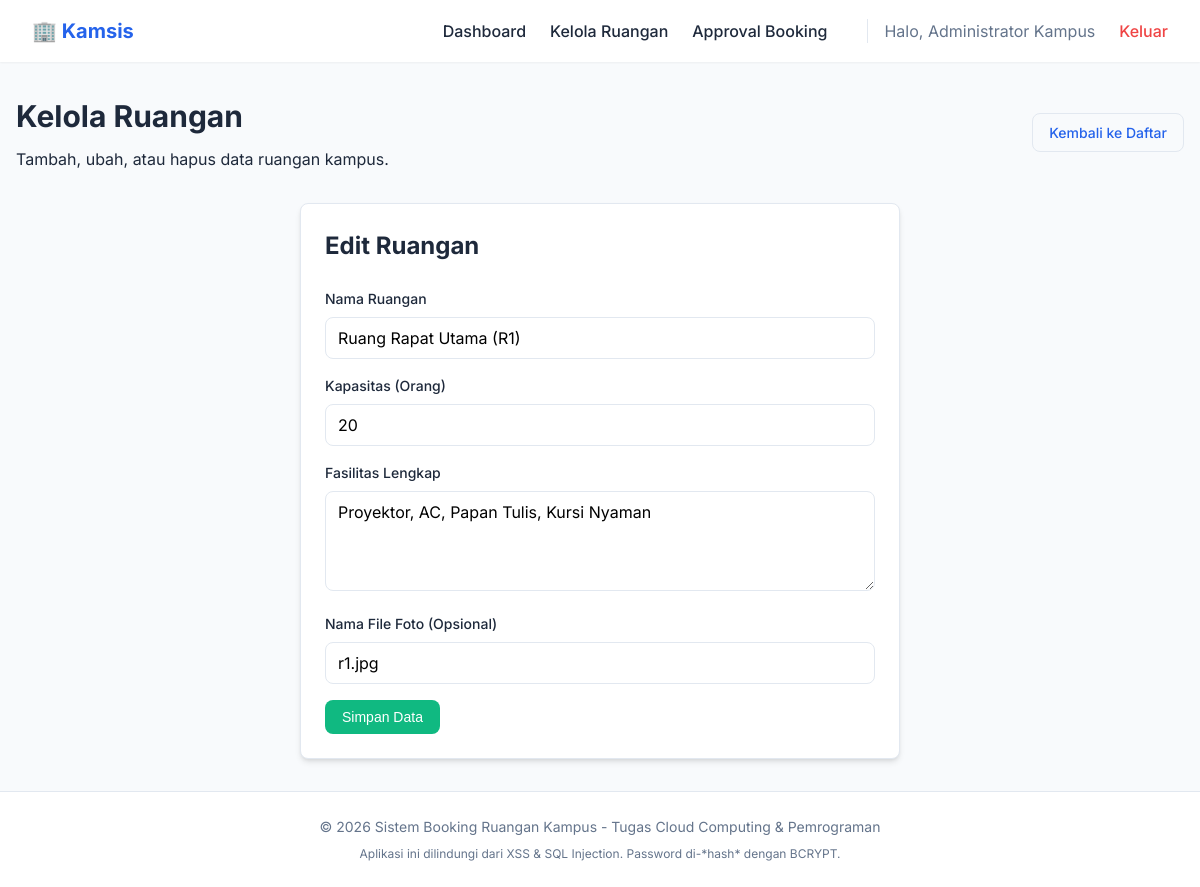
/admin/manage_rooms.php?action=edit&id=1 (signed in), run on the app's committed database.
### tables this page shows
CREATE TABLE IF NOT EXISTS rooms (
    id INT AUTO_INCREMENT PRIMARY KEY,
    nama_ruangan VARCHAR(100) NOT NULL,
    kapasitas INT NOT NULL,
    fasilitas TEXT NOT NULL,
    foto VARCHAR(255) DEFAULT NULL
);

### config/security.php (called while the page is built, shortened)
<?php
function escape($data) {
    return htmlspecialchars($data, ENT_QUOTES, 'UTF-8');
}
?>

### admin/manage_rooms.php (the view, shortened to what this page needs)
<?php
require_once '../config/database.php';
require_once '../config/security.php';
$action = $_GET['action'] ?? 'list';
require_once '../includes/header.php';
?>
<div style="display: flex; justify-content: space-between; align-items: center; margin-bottom: 2rem;">
    <div>
        <h1 class="page-title">Kelola Ruangan</h1>
        <p class="text-muted">Tambah, ubah, atau hapus data ruangan kampus.</p>
    </div>
    <?php if ($action === 'list'): ?>
        <a href="manage_rooms.php?action=add" class="btn btn-primary">+ Tambah Ruangan</a>
    <?php else: ?>
        <a href="manage_rooms.php" class="btn" style="border: 1px solid var(--border-color);">Kembali ke Daftar</a>
    <?php endif; ?>
</div>
<?php if ($action === 'list'): ?>
    <div class="card">
        <div class="table-responsive">
            <table class="table">
                <thead>
                    <tr>
                        <th>ID</th>
                        <th>Nama Ruangan</th>
                        <th>Kapasitas</th>
                        <th>Fasilitas</th>
                        <th>Aksi</th>
                    </tr>
                </thead>
                <tbody>
                    <?php
                    $rooms = $pdo->query("SELECT * FROM rooms ORDER BY id DESC")->fetchAll();
                    if (count($rooms) > 0):
                        foreach ($rooms as $r):
                    ?>
                        <tr>
                            <td><?= $r['id'] ?></td>
                            <td><?= escape($r['nama_ruangan']) ?></td>
                            <td><?= $r['kapasitas'] ?> Orang</td>
                            <td><?= escape($r['fasilitas']) ?></td>
                            <td>
                                <a href="manage_rooms.php?action=edit&id=<?= $r['id'] ?>" class="btn btn-sm btn-primary">Edit</a>
                                <a href="manage_rooms.php?action=delete&id=<?= $r['id'] ?>" class="btn btn-sm btn-danger" onclick="return confirm('Hapus ruangan ini secara permanen?');">Hapus</a>
                            </td>
                        </tr>
                    <?php
                        endforeach;
                    else: ?>
                        <tr><td colspan="5" style="text-align:center;">Belum ada ruangan yang didaftarkan.</td></tr>
                    <?php endif; ?>
                </tbody>
            </table>
        </div>
    </div>
<?php elseif ($action === 'add' || $action === 'edit'):
    $room = null;
    if ($action === 'edit') {
        $id = $_GET['id'] ?? 0;
        $stmt = $pdo->prepare("SELECT * FROM rooms WHERE id = ?");
        $stmt->execute([$id]);
        $room = $stmt->fetch();
    }
?>
    <div class="card" style="max-width: 600px; margin: 0 auto;">
        <h2><?= $action === 'add' ? 'Tambah Ruangan Baru' : 'Edit Ruangan' ?></h2>
        <form method="POST" action="manage_rooms.php?action=<?= $action ?>" style="margin-top: 1.5rem;">
            <div class="form-group">
                <label class="form-label">Nama Ruangan</label>
                <input type="text" name="nama_ruangan" class="form-control" required value="<?= $room ? escape($room['nama_ruangan']) : '' ?>">
            </div>
            <div class="form-group">
                <label class="form-label">Kapasitas (Orang)</label>
                <input type="number" name="kapasitas" class="form-control" required min="1" value="<?= $room ? escape($room['kapasitas']) : '' ?>">
            </div>
            <div class="form-group">
                <label class="form-label">Fasilitas Lengkap</label>
                <textarea name="fasilitas" class="form-control" required><?= $room ? escape($room['fasilitas']) : '' ?></textarea>
            </div>
            <div class="form-group">
                <label class="form-label">Nama File Foto (Opsional)</label>
                <input type="text" name="foto" class="form-control" placeholder="r1.jpg" value="<?= $room ? escape($room['foto']) : '' ?>">
            </div>
            <button type="submit" class="btn btn-success">Simpan Data</button>
        </form>
    </div>
<?php endif; ?>
<?php require_once '../includes/footer.php'; ?>

### assets/css/style.css (style rules this page uses)
:root { --primary-color: #2563eb; --primary-hover: #1d4ed8; --bg-color: #f8fafc; --card-bg: #ffffff; --text-dark: #1e293b; --text-muted: #64748b; --border-color: #e2e8f0; --danger: #ef4444; --success: #10b981; --warning: #f59e0b; --shadow-sm: 0 1px 2px 0 rgb(0 0 0 / 0.05); --shadow-md: 0 4px 6px -1px rgb(0 0 0 / 0.1), 0 2px 4px -2px rgb(0 0 0 / 0.1); --shadow-lg: 0 10px 15px -3px rgb(0 0 0 / 0.1), 0 4px 6px -4px rgb(0 0 0 / 0.1); --border-radius: 8px; --transition: all 0.3s ease; }
* { margin: 0; padding: 0; box-sizing: border-box; }
body { font-family: 'Inter', sans-serif; background-color: var(--bg-color); color: var(--text-dark); line-height: 1.5; display: flex; flex-direction: column; min-height: 100vh; }
a { text-decoration: none; color: var(--primary-color); transition: var(--transition); }
.page-title { font-size: 1.875rem; font-weight: 700; margin-bottom: 0.5rem; }
.card { background-color: var(--card-bg); border-radius: var(--border-radius); box-shadow: var(--shadow-md); padding: 1.5rem; border: 1px solid var(--border-color); }
.form-group { margin-bottom: 1rem; }
.form-label { display: block; font-size: 0.875rem; font-weight: 500; margin-bottom: 0.5rem; color: var(--text-dark); }
.form-control { width: 100%; padding: 0.625rem 0.75rem; font-size: 1rem; border: 1px solid var(--border-color); border-radius: var(--border-radius); transition: var(--transition); font-family: inherit; }
textarea.form-control { resize: vertical; min-height: 100px; }
.btn { display: inline-flex; align-items: center; justify-content: center; padding: 0.5rem 1rem; font-size: 0.875rem; font-weight: 500; border-radius: var(--border-radius); cursor: pointer; border: 1px solid transparent; transition: var(--transition); text-align: center; }
.btn-success { background-color: var(--success); color: white !important; }

### data on the page
rooms: nama_ruangan "Ruang Rapat Utama (R1)", kapasitas "20", fasilitas "Proyektor, AC, Papan Tulis, Kursi Nyaman", foto "r1.jpg"

### other printed values
$_SESSION['nama_lengkap'] "Administrator Kampus"
